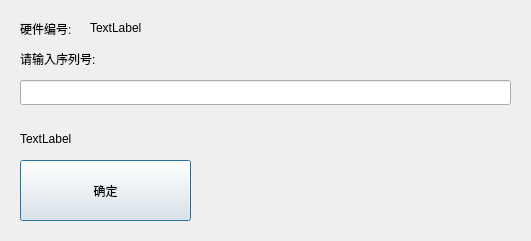
<?xml version="1.0" encoding="UTF-8"?>
<ui version="4.0">
 <class>sndataDlg</class>
 <widget class="QDialog" name="sndataDlg">
  <property name="geometry">
   <rect>
    <x>0</x>
    <y>0</y>
    <width>531</width>
    <height>241</height>
   </rect>
  </property>
  <property name="windowTitle">
   <string>Dialog</string>
  </property>
  <widget class="QLabel" name="label">
   <property name="geometry">
    <rect>
     <x>20</x>
     <y>50</y>
     <width>491</width>
     <height>17</height>
    </rect>
   </property>
   <property name="text">
    <string>请输入序列号:</string>
   </property>
  </widget>
  <widget class="QPushButton" name="pushButton">
   <property name="geometry">
    <rect>
     <x>20</x>
     <y>160</y>
     <width>171</width>
     <height>61</height>
    </rect>
   </property>
   <property name="text">
    <string>确定</string>
   </property>
  </widget>
  <widget class="QLineEdit" name="lineEdit">
   <property name="geometry">
    <rect>
     <x>20</x>
     <y>80</y>
     <width>491</width>
     <height>25</height>
    </rect>
   </property>
  </widget>
  <widget class="QLabel" name="state">
   <property name="geometry">
    <rect>
     <x>20</x>
     <y>130</y>
     <width>491</width>
     <height>17</height>
    </rect>
   </property>
   <property name="text">
    <string>TextLabel</string>
   </property>
  </widget>
  <widget class="QLabel" name="label_2">
   <property name="geometry">
    <rect>
     <x>20</x>
     <y>20</y>
     <width>71</width>
     <height>17</height>
    </rect>
   </property>
   <property name="text">
    <string>硬件编号:</string>
   </property>
  </widget>
  <widget class="QLabel" name="addmac">
   <property name="geometry">
    <rect>
     <x>90</x>
     <y>20</y>
     <width>421</width>
     <height>17</height>
    </rect>
   </property>
   <property name="text">
    <string>TextLabel</string>
   </property>
   <property name="textInteractionFlags">
    <set>Qt::LinksAccessibleByMouse|Qt::TextSelectableByKeyboard|Qt::TextSelectableByMouse</set>
   </property>
  </widget>
 </widget>
 <resources/>
 <connections/>
</ui>
